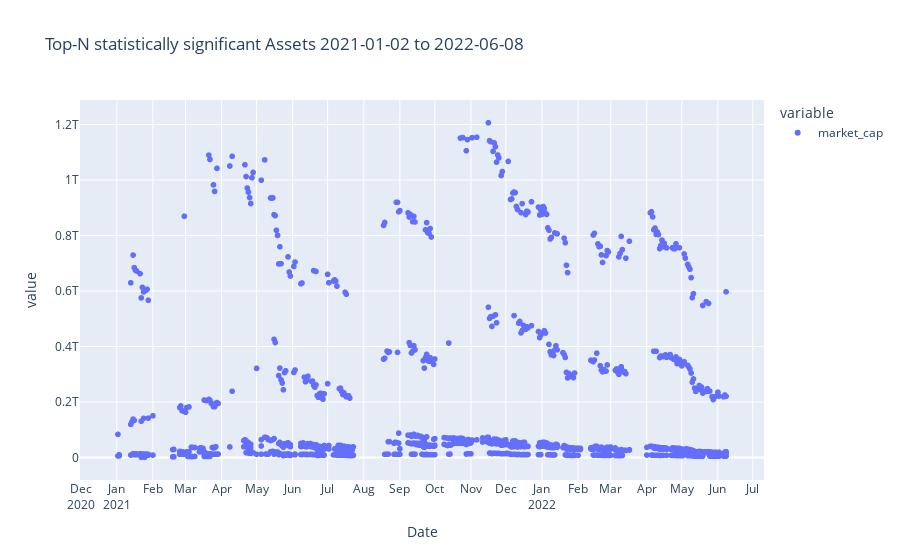

The cell this chart's notebook holds for it:
### Markdown cell above
### Plot the Top-N assets
Run this cell to view the top-N assets that are selceted based on the criteria explained in the previous cell.

### Code cell
''' Plot the top-N assets'''
import plotly.express as px
import pandas as pd

# _plot_topN_df = _topNassets_df.copy()
_plot_topN_df = pd.merge(_topNassets_df,
                         rec_marketcap_df,how='inner',
                         on=['Date','ID'])

_min_date = _plot_topN_df["Date"].min()
_max_date = _plot_topN_df["Date"].max()

_title = "Top-N statistically significant Assets "+str(_min_date)+" to "+str(_max_date)
fig = px.scatter(_plot_topN_df, x="Date", y=['market_cap'],
#               color='red',
              hover_data={"Date": "|%B %d, %Y", "ID": True},
              title=_title,)

fig.update_xaxes(
    dtick="M1",
    tickformat="%b\n%Y")
fig.show()

### Figure 1 — Plotly figure (JSON) as saved in the notebook; plotly's stock layout.template omitted (floating-point values rounded to 4 significant figures; data arrays with more than 128 entries replaced by an {"elided": "..."} marker saying what was removed)
{"data": [{"customdata": {"elided": "1297x1 str values"}, "hovertemplate": "variable=market_cap<br>Date=%{x|%B %d, %Y}<br>value=%{y}<br>ID=%{customdata[0]}<extra></extra>", "legendgroup": "market_cap", "marker": {"color": "#636efa", "symbol": "circle"}, "mode": "markers", "name": "market_cap", "showlegend": true, "type": "scattergl", "x": {"elided": "1297 str values"}, "xaxis": "x", "y": {"elided": "1297 float values"}, "yaxis": "y"}], "layout": {"legend": {"title": {"text": "variable"}, "tracegroupgap": 0}, "title": {"text": "Top-N statistically significant Assets 2021-01-02 to 2022-06-08"}, "xaxis": {"anchor": "y", "domain": [0, 1], "dtick": "M1", "tickformat": "%b\n%Y", "title": {"text": "Date"}}, "yaxis": {"anchor": "x", "domain": [0, 1], "title": {"text": "value"}}}}
